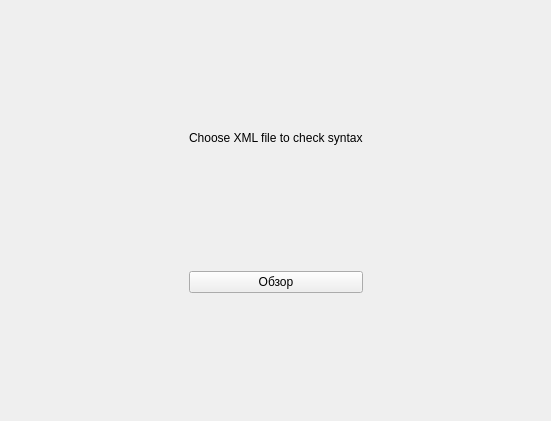
<?xml version="1.0" encoding="UTF-8"?>
<ui version="4.0">
 <class>MainWindow</class>
 <widget class="QWidget" name="MainWindow">
  <property name="geometry">
   <rect>
    <x>0</x>
    <y>0</y>
    <width>551</width>
    <height>421</height>
   </rect>
  </property>
  <property name="windowTitle">
   <string>MainWindow</string>
  </property>
  <layout class="QGridLayout" name="gridLayout">
   <item row="1" column="0">
    <spacer name="horizontalSpacer">
     <property name="orientation">
      <enum>Qt::Horizontal</enum>
     </property>
     <property name="sizeHint" stdset="0">
      <size>
       <width>40</width>
       <height>20</height>
      </size>
     </property>
    </spacer>
   </item>
   <item row="0" column="1">
    <spacer name="verticalSpacer_2">
     <property name="orientation">
      <enum>Qt::Vertical</enum>
     </property>
     <property name="sizeHint" stdset="0">
      <size>
       <width>20</width>
       <height>40</height>
      </size>
     </property>
    </spacer>
   </item>
   <item row="5" column="1">
    <spacer name="verticalSpacer">
     <property name="orientation">
      <enum>Qt::Vertical</enum>
     </property>
     <property name="sizeHint" stdset="0">
      <size>
       <width>20</width>
       <height>40</height>
      </size>
     </property>
    </spacer>
   </item>
   <item row="1" column="2">
    <spacer name="horizontalSpacer_2">
     <property name="orientation">
      <enum>Qt::Horizontal</enum>
     </property>
     <property name="sizeHint" stdset="0">
      <size>
       <width>40</width>
       <height>20</height>
      </size>
     </property>
    </spacer>
   </item>
   <item row="4" column="1">
    <widget class="QPushButton" name="pushButton">
     <property name="text">
      <string>Обзор</string>
     </property>
    </widget>
   </item>
   <item row="1" column="1">
    <widget class="QLabel" name="label">
     <property name="text">
      <string>Choose XML file to check syntax</string>
     </property>
    </widget>
   </item>
   <item row="2" column="1">
    <spacer name="verticalSpacer_3">
     <property name="orientation">
      <enum>Qt::Vertical</enum>
     </property>
     <property name="sizeType">
      <enum>QSizePolicy::MinimumExpanding</enum>
     </property>
     <property name="sizeHint" stdset="0">
      <size>
       <width>20</width>
       <height>40</height>
      </size>
     </property>
    </spacer>
   </item>
  </layout>
 </widget>
 <resources/>
 <connections/>
</ui>
